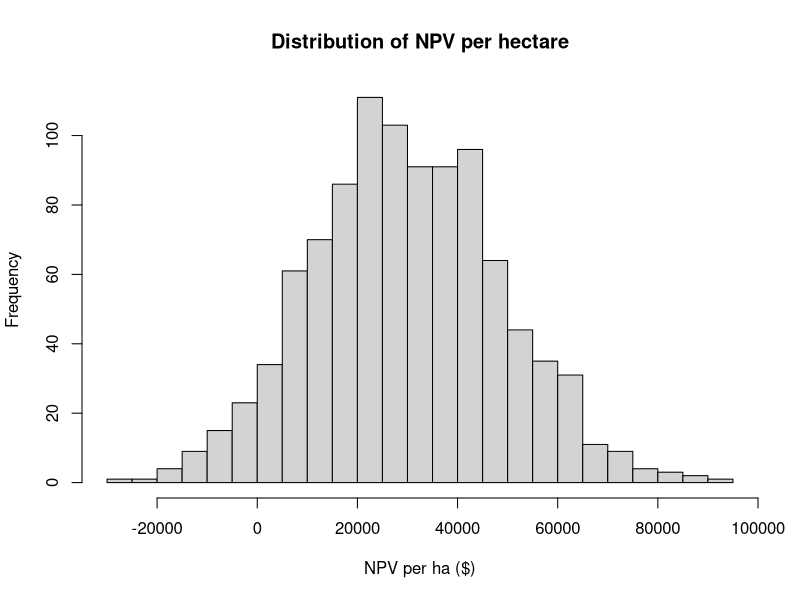
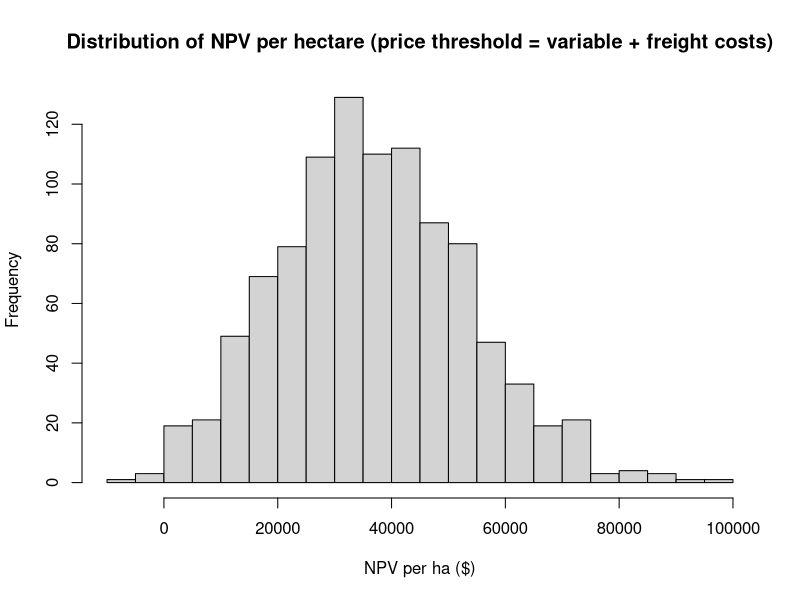

Write R code to recreate these figures, in order.
# ============================================================
# Monte Carlo NPV with STOCHASTIC two-leg freight
# + Variance Decomp + Price-Floor (incl. cost+freight floors)
# ============================================================

# --------------------------
# Packages
# --------------------------
suppressPackageStartupMessages({
  library(readxl)
  library(dplyr)
  library(tidyr)
  library(tibble)
  library(tidyselect)
})

# --------------------------
# 0) Helper
# --------------------------
km_to_cost_per_m3 <- function(km, rate_per_km, capacity_m3_per_TL) {
  (rate_per_km * km) / capacity_m3_per_TL
}

# --------------------------
# 1) Load inputs (18 years x 1000 iters)
data <- read.csv("data/peat_price_alberta.csv")
colnames(data) <- tolower(colnames(data))
# --------------------------
costs_data  <- read.csv("data/simulated_costs_m3.csv")
prices_data <- read.csv("data/simulated_peat_prices_lognormal_m3.csv")
yield_data  <- read.csv("data/simulated_peat_volume_compressed.csv")

# Ensure integer types for joins/sorting
costs_data  <- dplyr::mutate(costs_data,  iteration = as.integer(iteration), year = as.integer(year))
prices_data <- dplyr::mutate(prices_data, iteration = as.integer(iteration), year = as.integer(year))
yield_data  <- dplyr::mutate(yield_data,  iteration = as.integer(iteration), year = as.integer(year))

# Dimensions
N_iter  <- max(yield_data$iteration, na.rm = TRUE)
T_years <- max(yield_data$year,       na.rm = TRUE)

# --------------------------
# 2) Key parameters
# --------------------------
area_ha       <- 100
discount_rate <- 0.07
depr_rate     <- 0.08

# Royalty (per m3)
royalty_per_cy <- 0.11
m3_to_cy       <- 1.30795
royalty_per_m3 <- royalty_per_cy * m3_to_cy

# Restoration (paid in year 18, per ha)
restoration_cost_per_ha <- 3485

# Salvage factor (equipment, declining-balance over 18 yrs)
salvage_factor <- (1 - depr_rate)^18

# Year-0 fixed costs (draw per iteration)
set.seed(123)
n_iters        <- N_iter
initial_costs  <- runif(n_iters, min = 2051500, max = 2653000)
env_app_costs  <- runif(n_iters, min = 300000,  max = 1000000)
salvage_values <- initial_costs * salvage_factor

initial_df <- dplyr::tibble(
  iteration              = 1:n_iters,
  initial_cost_equipment = initial_costs,
  env_app_cost           = env_app_costs,
  total_initial_cost     = initial_costs + env_app_costs,
  salvage_equipment      = salvage_values
)

# --------------------------
# 3) Freight assumptions (per TL)
# --------------------------
# Leg 1: Bog -> Plant (bulk TLs)
leg1_rate_per_km <- 2.00
leg1_cap_m3_TL   <- 125
leg1_dist_km     <- c(379, 429, 505, 278, 207)

# Leg 2: Plant -> Customer (palletized TLs)
leg2_rate_per_km <- 0.66
leg2_cap_m3_TL   <- 71
bc_dist_km       <- 1023
ca_dist_km_vec   <- c(1964, 2148, 2284)
share_CA         <- 0.50  # P(market = CA)

# --------------------------
# 4) Build STOCHASTIC freight per (iteration, year)
# --------------------------
set.seed(123)

iy_grid <- dplyr::tibble(
  iteration = rep(1:N_iter, each = T_years),
  year      = rep(1:T_years, times = N_iter)
)

freight_draws <- iy_grid |>
  dplyr::mutate(
    leg1_km = sample(leg1_dist_km, size = dplyr::n(), replace = TRUE),
    is_CA   = runif(dplyr::n()) < share_CA,
    leg2_km = ifelse(is_CA, sample(ca_dist_km_vec, size = dplyr::n(), replace = TRUE), bc_dist_km),
    c_leg1_m3 = km_to_cost_per_m3(leg1_km, leg1_rate_per_km, leg1_cap_m3_TL),
    c_leg2_m3 = km_to_cost_per_m3(leg2_km, leg2_rate_per_km, leg2_cap_m3_TL)
  ) |>
  dplyr::transmute(iteration, year, freight_per_m3 = c_leg1_m3 + c_leg2_m3)

summary(freight_draws)

# --------------------------
# 5) Merge series and compute annual cash flows (baseline)
# --------------------------
all_data <- prices_data |>
  dplyr::inner_join(yield_data,   by = c("iteration", "year")) |>
  dplyr::inner_join(costs_data,   by = c("iteration", "year")) |>
  dplyr::left_join(freight_draws, by = c("iteration", "year")) |>
  dplyr::arrange(iteration, year) |>
  dplyr::mutate(
    total_yield_m3       = yield * area_ha,
    revenue              = price_m3       * total_yield_m3,
    variable_cost_total  = costs_m3       * total_yield_m3,
    royalty_total        = royalty_per_m3 * total_yield_m3,
    restoration_total    = dplyr::if_else(year == 18, restoration_cost_per_ha * area_ha, 0),
    freight_total        = freight_per_m3 * total_yield_m3,
    net_cash             = revenue - variable_cost_total - royalty_total - restoration_total - freight_total
  )

# --------------------------
# 6) Discounting (baseline)
# --------------------------
all_data <- all_data |>
  dplyr::mutate(
    discount_factor     = (1 + discount_rate)^year,
    discounted_net_cash = net_cash / discount_factor
  )

pv_flows <- all_data |>
  dplyr::group_by(iteration) |>
  dplyr::summarise(PV_net_cash = sum(discounted_net_cash), .groups = "drop")

# --------------------------
# 7) Add capex & salvage; compute NPV (baseline)
# --------------------------
NPV_results <- initial_df |>
  dplyr::inner_join(pv_flows, by = "iteration") |>
  dplyr::mutate(
    PV_salvage        = salvage_equipment / ((1 + discount_rate)^18),
    NPV_total_project = PV_net_cash + PV_salvage - total_initial_cost,
    NPV_per_ha        = NPV_total_project / area_ha
  )

# --------------------------
# 8) Inspect & summarize (baseline)
# --------------------------
print(utils::head(NPV_results))

summary_baseline <- summary(NPV_results$NPV_per_ha)
sd_NPV <- stats::sd(NPV_results$NPV_per_ha, na.rm = TRUE)
mean_NPV_per_ha      <- mean(NPV_results$NPV_per_ha)
positive_fraction_ha <- mean(NPV_results$NPV_per_ha > 0)

cat(sprintf("\n--- Baseline ---\nMean NPV per ha: %.2f\nSD NPV per ha: %.2f\nProportion NPV>0: %.3f\n",
            mean_NPV_per_ha, sd_NPV, positive_fraction_ha))

hist(
  NPV_results$NPV_per_ha, breaks = 30,
  main = "Distribution of NPV per hectare",
  xlab = "NPV per ha ($)"
)

options(scipen = 999)

# ============================================================
# 9) Variance decomposition (hold-one-input-fixed experiments)
# ============================================================

# --- SAFER helper: expand per-year mean path to all iterations ---
expand_to_all_iters <- function(mean_path_tbl, value_col) {
  stopifnot("year" %in% names(mean_path_tbl), value_col %in% names(mean_path_tbl))
  grid <- dplyr::tibble(iteration = 1:N_iter) |>
    tidyr::crossing(year = sort(unique(mean_path_tbl$year)))
  out <- dplyr::left_join(grid, mean_path_tbl, by = "year") |>
    dplyr::arrange(iteration, year)
  dplyr::select(out, iteration, year, tidyselect::all_of(value_col))
}

# --- Build mean paths ---
price_mean_by_year <- prices_data |>
  dplyr::group_by(year) |>
  dplyr::summarise(price_m3 = mean(price_m3, na.rm = TRUE), .groups = "drop")

yield_mean_by_year <- yield_data |>
  dplyr::group_by(year) |>
  dplyr::summarise(yield = mean(yield, na.rm = TRUE), .groups = "drop")

freight_mean_by_year <- freight_draws |>
  dplyr::group_by(year) |>
  dplyr::summarise(freight_per_m3 = mean(freight_per_m3, na.rm = TRUE), .groups = "drop")

# --- Expand to all iterations using the safer helper ---
price_fixed_all   <- expand_to_all_iters(price_mean_by_year,   "price_m3")
yield_fixed_all   <- expand_to_all_iters(yield_mean_by_year,   "yield")
freight_fixed_all <- expand_to_all_iters(freight_mean_by_year, "freight_per_m3")

# --- Prepare stochastic versions (tidy)
prices_stoch  <- dplyr::select(prices_data,   iteration, year, price_m3)
yield_stoch   <- dplyr::select(yield_data,    iteration, year, yield)
freight_stoch <- dplyr::select(freight_draws, iteration, year, freight_per_m3)

# --- Helper: recompute NPV given replacements for (price, yield, freight)
recompute_NPV <- function(prices_tbl, yield_tbl, freight_tbl) {
  all_data_mod <- prices_tbl |>
    dplyr::inner_join(yield_tbl,   by = c("iteration","year")) |>
    dplyr::inner_join(costs_data,  by = c("iteration","year")) |>
    dplyr::left_join(freight_tbl,  by = c("iteration","year")) |>
    dplyr::arrange(iteration, year) |>
    dplyr::mutate(
      total_yield_m3      = yield * area_ha,
      revenue             = price_m3       * total_yield_m3,
      variable_cost_total = costs_m3       * total_yield_m3,
      royalty_total       = royalty_per_m3 * total_yield_m3,
      restoration_total   = dplyr::if_else(year == 18, restoration_cost_per_ha * area_ha, 0),
      freight_total       = freight_per_m3 * total_yield_m3,
      net_cash            = revenue - variable_cost_total - royalty_total - restoration_total - freight_total,
      discount_factor     = (1 + discount_rate)^year,
      discounted_net_cash = net_cash / discount_factor
    )
  
  pv_flows_mod <- all_data_mod |>
    dplyr::group_by(iteration) |>
    dplyr::summarise(PV_net_cash = sum(discounted_net_cash), .groups = "drop")
  
  initial_df |>
    dplyr::inner_join(pv_flows_mod, by = "iteration") |>
    dplyr::mutate(
      PV_salvage        = salvage_equipment / ((1 + discount_rate)^18),
      NPV_total_project = PV_net_cash + PV_salvage - total_initial_cost,
      NPV_per_ha        = NPV_total_project / area_ha
    )
}

# --- Experiments (variance decomp) ---
NPV_E0  <- NPV_results
NPV_E1  <- recompute_NPV(price_fixed_all, yield_stoch,  freight_stoch)   # Fix price
NPV_E2  <- recompute_NPV(prices_stoch,   yield_fixed_all, freight_stoch) # Fix volume
NPV_E3  <- recompute_NPV(prices_stoch,   yield_stoch,  freight_fixed_all)# Fix freight
NPV_E12 <- recompute_NPV(price_fixed_all, yield_fixed_all, freight_stoch)
NPV_E13 <- recompute_NPV(price_fixed_all, yield_stoch,     freight_fixed_all)
NPV_E23 <- recompute_NPV(prices_stoch,    yield_fixed_all, freight_fixed_all)

sd_tbl <- dplyr::tibble(
  Experiment = c("E0 Baseline (all stochastic)",
                 "E1 Fix Price (Vol, Freight stochastic)",
                 "E2 Fix Volume (Price, Freight stochastic)",
                 "E3 Fix Freight (Price, Volume stochastic)",
                 "E12 Fix Price+Volume (Freight stochastic)",
                 "E13 Fix Price+Freight (Volume stochastic)",
                 "E23 Fix Volume+Freight (Price stochastic)"),
  SD_NPV_per_ha = c(stats::sd(NPV_E0$NPV_per_ha,  na.rm = TRUE),
                    stats::sd(NPV_E1$NPV_per_ha,  na.rm = TRUE),
                    stats::sd(NPV_E2$NPV_per_ha,  na.rm = TRUE),
                    stats::sd(NPV_E3$NPV_per_ha,  na.rm = TRUE),
                    stats::sd(NPV_E12$NPV_per_ha, na.rm = TRUE),
                    stats::sd(NPV_E13$NPV_per_ha, na.rm = TRUE),
                    stats::sd(NPV_E23$NPV_per_ha, na.rm = TRUE))
)

cat("\n--- SD(NPV per ha) by experiment ---\n"); print(sd_tbl)

Var_all     <- stats::var(NPV_E0$NPV_per_ha,  na.rm = TRUE)
Var_noPrice <- stats::var(NPV_E1$NPV_per_ha,  na.rm = TRUE)
Var_noVol   <- stats::var(NPV_E2$NPV_per_ha,  na.rm = TRUE)
Var_noFre   <- stats::var(NPV_E3$NPV_per_ha,  na.rm = TRUE)

Contr_price   <- max(0, Var_all - Var_noPrice)
Contr_volume  <- max(0, Var_all - Var_noVol)
Contr_freight <- max(0, Var_all - Var_noFre)
Interaction   <- Var_all - (Contr_price + Contr_volume + Contr_freight)

share <- function(x) ifelse(Var_all > 0, x / Var_all, NA_real_)

contr_tbl <- dplyr::tibble(
  Component = c("Price", "Volume", "Freight", "Interactions/Other"),
  Variance  = c(Contr_price, Contr_volume, Contr_freight, Interaction),
  Share     = c(share(Contr_price), share(Contr_volume), share(Contr_freight), share(Interaction))
)

cat("\n--- Variance contributions (approx.) ---\n"); print(contr_tbl)

# ============================================================
# 10) Price floor sensitivities (constant, per-year, and margin-based)
# ============================================================

# --- A) CONSTANT floors at overall P10/P20 ---
P10_const <- stats::quantile(prices_data$price_m3, 0.10, na.rm = TRUE)
P20_const <- stats::quantile(prices_data$price_m3, 0.20, na.rm = TRUE)

prices_floor_P10_const <- prices_data |>
  dplyr::mutate(price_m3 = pmax(price_m3, P10_const)) |>
  dplyr::select(iteration, year, price_m3)

prices_floor_P20_const <- prices_data |>
  dplyr::mutate(price_m3 = pmax(price_m3, P20_const)) |>
  dplyr::select(iteration, year, price_m3)

NPV_floor_P10_const <- recompute_NPV(prices_floor_P10_const, yield_stoch, freight_stoch)
NPV_floor_P20_const <- recompute_NPV(prices_floor_P20_const, yield_stoch, freight_stoch)

# --- B) PER-YEAR floors (each year's P10/P20) ---
peryear_P10 <- prices_data |>
  dplyr::group_by(year) |>
  dplyr::summarise(floor = stats::quantile(price_m3, 0.10, na.rm = TRUE), .groups = "drop")

peryear_P20 <- prices_data |>
  dplyr::group_by(year) |>
  dplyr::summarise(floor = stats::quantile(price_m3, 0.20, na.rm = TRUE), .groups = "drop")

prices_floor_P10_path <- prices_data |>
  dplyr::left_join(peryear_P10, by = "year") |>
  dplyr::mutate(price_m3 = pmax(price_m3, floor)) |>
  dplyr::select(iteration, year, price_m3)

prices_floor_P20_path <- prices_data |>
  dplyr::left_join(peryear_P20, by = "year") |>
  dplyr::mutate(price_m3 = pmax(price_m3, floor)) |>
  dplyr::select(iteration, year, price_m3)

NPV_floor_P10_path <- recompute_NPV(prices_floor_P10_path, yield_stoch, freight_stoch)
NPV_floor_P20_path <- recompute_NPV(prices_floor_P20_path, yield_stoch, freight_stoch)

# --- C) Margin-based dynamic floors (costs + freight [+ royalty]) ---
threshold_tbl <- costs_data |>
  dplyr::select(iteration, year, costs_m3) |>
  dplyr::left_join(dplyr::select(freight_draws, iteration, year, freight_per_m3),
                   by = c("iteration","year")) |>
  dplyr::mutate(
    threshold_noRoyalty  = costs_m3 + freight_per_m3,
    threshold_withRoyalty= costs_m3 + freight_per_m3 + royalty_per_m3  # include royalty if desired
  )

prices_floor_margin_noR <- prices_data |>
  dplyr::left_join(dplyr::select(threshold_tbl, iteration, year, threshold_noRoyalty),
                   by = c("iteration","year")) |>
  dplyr::mutate(price_m3 = pmax(price_m3, threshold_noRoyalty)) |>
  dplyr::select(iteration, year, price_m3)

prices_floor_margin_withR <- prices_data |>
  dplyr::left_join(dplyr::select(threshold_tbl, iteration, year, threshold_withRoyalty),
                   by = c("iteration","year")) |>
  dplyr::mutate(price_m3 = pmax(price_m3, threshold_withRoyalty)) |>
  dplyr::select(iteration, year, price_m3)

NPV_floor_margin_noR   <- recompute_NPV(prices_floor_margin_noR,   yield_stoch, freight_stoch)
NPV_floor_margin_withR <- recompute_NPV(prices_floor_margin_withR, yield_stoch, freight_stoch)

# --- Summarize SDs (and means) for all floor variants ---
floor_sd_tbl <- dplyr::tibble(
  Scenario = c("Const floor P10", "Const floor P20",
               "Per-year floor P10", "Per-year floor P20",
               "Margin floor (cost+freight)", "Margin floor (cost+freight+royalty)"),
  SD_NPV_per_ha = c(
    stats::sd(NPV_floor_P10_const$NPV_per_ha,  na.rm = TRUE),
    stats::sd(NPV_floor_P20_const$NPV_per_ha,  na.rm = TRUE),
    stats::sd(NPV_floor_P10_path$NPV_per_ha,   na.rm = TRUE),
    stats::sd(NPV_floor_P20_path$NPV_per_ha,   na.rm = TRUE),
    stats::sd(NPV_floor_margin_noR$NPV_per_ha, na.rm = TRUE),
    stats::sd(NPV_floor_margin_withR$NPV_per_ha, na.rm = TRUE)
  ),
  Mean_NPV_per_ha = c(
    mean(NPV_floor_P10_const$NPV_per_ha,  na.rm = TRUE),
    mean(NPV_floor_P20_const$NPV_per_ha,  na.rm = TRUE),
    mean(NPV_floor_P10_path$NPV_per_ha,   na.rm = TRUE),
    mean(NPV_floor_P20_path$NPV_per_ha,   na.rm = TRUE),
    mean(NPV_floor_margin_noR$NPV_per_ha, na.rm = TRUE),
    mean(NPV_floor_margin_withR$NPV_per_ha, na.rm = TRUE)
  )
)

cat("\n--- Price-floor scenarios: SD and Mean of NPV/ha ---\n"); print(floor_sd_tbl)

summary(NPV_floor_margin_noR$NPV_per_ha)
sd_NPV <- sd(NPV_floor_margin_noR$NPV_per_ha, na.rm = TRUE)
mean_NPV_per_ha      <- mean(NPV_floor_margin_noR$NPV_per_ha)
positive_fraction_ha <- mean(NPV_floor_margin_noR$NPV_per_ha > 0)
cat(sprintf("Mean NPV per ha: %.2f\nSD NPV per ha: %.2f\nProportion NPV>0: %.3f\n",
            mean_NPV_per_ha, sd_NPV, positive_fraction_ha))
hist(
  NPV_floor_margin_noR$NPV_per_ha, breaks = 30,
  main = "Distribution of NPV per hectare (price threshold = variable + freight costs)",
  xlab = "NPV per ha ($)"
)
